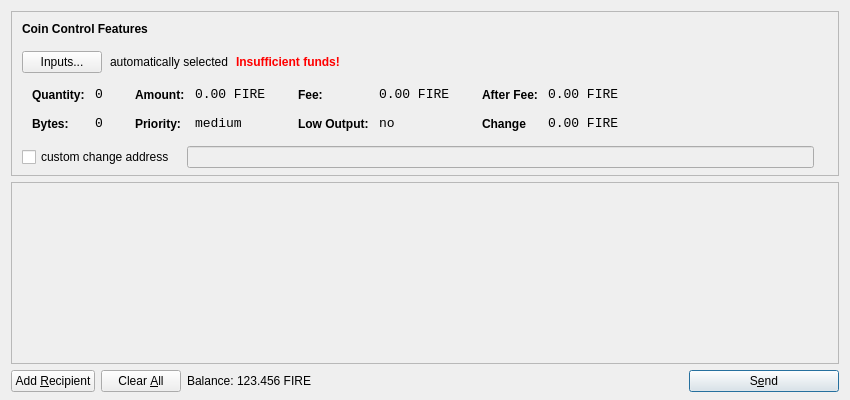
<?xml version="1.0" encoding="UTF-8"?>
<ui version="4.0">
 <class>SendCoinsDialog</class>
 <widget class="QDialog" name="SendCoinsDialog">
  <property name="geometry">
   <rect>
    <x>0</x>
    <y>0</y>
    <width>850</width>
    <height>400</height>
   </rect>
  </property>
  <property name="windowTitle">
   <string>Send Coins</string>
  </property>
  <layout class="QVBoxLayout" name="verticalLayout" stretch="0,1,0">
   <property name="bottomMargin">
    <number>8</number>
   </property>
   <item>
    <widget class="QFrame" name="frameCoinControl">
     <property name="sizePolicy">
      <sizepolicy hsizetype="Expanding" vsizetype="Expanding">
       <horstretch>0</horstretch>
       <verstretch>0</verstretch>
      </sizepolicy>
     </property>
     <property name="maximumSize">
      <size>
       <width>16777215</width>
       <height>16777215</height>
      </size>
     </property>
     <property name="frameShape">
      <enum>QFrame::StyledPanel</enum>
     </property>
     <property name="frameShadow">
      <enum>QFrame::Sunken</enum>
     </property>
     <layout class="QVBoxLayout" name="verticalLayoutCoinControl2">
      <property name="spacing">
       <number>-1</number>
      </property>
      <property name="leftMargin">
       <number>0</number>
      </property>
      <property name="topMargin">
       <number>0</number>
      </property>
      <property name="rightMargin">
       <number>0</number>
      </property>
      <property name="bottomMargin">
       <number>6</number>
      </property>
      <item>
       <layout class="QVBoxLayout" name="verticalLayoutCoinControl" stretch="0,0,0,0,1">
        <property name="spacing">
         <number>0</number>
        </property>
        <property name="leftMargin">
         <number>10</number>
        </property>
        <property name="topMargin">
         <number>10</number>
        </property>
        <item>
         <layout class="QHBoxLayout" name="horizontalLayoutCoinControl1">
          <property name="bottomMargin">
           <number>15</number>
          </property>
          <item>
           <widget class="QLabel" name="labelCoinControlFeatures">
            <property name="sizePolicy">
             <sizepolicy hsizetype="Preferred" vsizetype="Maximum">
              <horstretch>0</horstretch>
              <verstretch>0</verstretch>
             </sizepolicy>
            </property>
            <property name="font">
             <font>
              <weight>75</weight>
              <bold>true</bold>
             </font>
            </property>
            <property name="styleSheet">
             <string notr="true">font-weight:bold;</string>
            </property>
            <property name="text">
             <string>Coin Control Features</string>
            </property>
           </widget>
          </item>
         </layout>
        </item>
        <item>
         <layout class="QHBoxLayout" name="horizontalLayoutCoinControl2" stretch="0,0,0,0">
          <property name="spacing">
           <number>8</number>
          </property>
          <property name="bottomMargin">
           <number>10</number>
          </property>
          <item>
           <widget class="QPushButton" name="pushButtonCoinControl">
            <property name="styleSheet">
             <string notr="true"/>
            </property>
            <property name="text">
             <string>Inputs...</string>
            </property>
           </widget>
          </item>
          <item>
           <widget class="QLabel" name="labelCoinControlAutomaticallySelected">
            <property name="text">
             <string>automatically selected</string>
            </property>
            <property name="margin">
             <number>5</number>
            </property>
           </widget>
          </item>
          <item>
           <widget class="QLabel" name="labelCoinControlInsuffFunds">
            <property name="font">
             <font>
              <weight>75</weight>
              <bold>true</bold>
             </font>
            </property>
            <property name="styleSheet">
             <string notr="true">color:red;font-weight:bold;</string>
            </property>
            <property name="text">
             <string>Insufficient funds!</string>
            </property>
            <property name="margin">
             <number>5</number>
            </property>
           </widget>
          </item>
          <item>
           <spacer name="horizontalSpacerCoinControl">
            <property name="orientation">
             <enum>Qt::Horizontal</enum>
            </property>
            <property name="sizeHint" stdset="0">
             <size>
              <width>40</width>
              <height>1</height>
             </size>
            </property>
           </spacer>
          </item>
         </layout>
        </item>
        <item>
         <widget class="QWidget" name="widgetCoinControl" native="true">
          <property name="sizePolicy">
           <sizepolicy hsizetype="Preferred" vsizetype="Preferred">
            <horstretch>0</horstretch>
            <verstretch>0</verstretch>
           </sizepolicy>
          </property>
          <property name="minimumSize">
           <size>
            <width>0</width>
            <height>0</height>
           </size>
          </property>
          <property name="styleSheet">
           <string notr="true"/>
          </property>
          <layout class="QHBoxLayout" name="horizontalLayoutCoinControl5">
           <property name="margin">
            <number>0</number>
           </property>
           <item>
            <layout class="QHBoxLayout" name="horizontalLayoutCoinControl3" stretch="0,0,0,1">
             <property name="spacing">
              <number>20</number>
             </property>
             <property name="topMargin">
              <number>0</number>
             </property>
             <property name="bottomMargin">
              <number>10</number>
             </property>
             <item>
              <layout class="QFormLayout" name="formLayoutCoinControl1">
               <property name="horizontalSpacing">
                <number>10</number>
               </property>
               <property name="verticalSpacing">
                <number>14</number>
               </property>
               <property name="leftMargin">
                <number>10</number>
               </property>
               <property name="topMargin">
                <number>4</number>
               </property>
               <property name="rightMargin">
                <number>6</number>
               </property>
               <item row="0" column="0">
                <widget class="QLabel" name="labelCoinControlQuantityText">
                 <property name="styleSheet">
                  <string notr="true">font-weight:bold;</string>
                 </property>
                 <property name="text">
                  <string>Quantity:</string>
                 </property>
                 <property name="margin">
                  <number>0</number>
                 </property>
                </widget>
               </item>
               <item row="0" column="1">
                <widget class="QLabel" name="labelCoinControlQuantity">
                 <property name="font">
                  <font>
                   <family>Monospace</family>
                   <pointsize>10</pointsize>
                  </font>
                 </property>
                 <property name="cursor">
                  <cursorShape>IBeamCursor</cursorShape>
                 </property>
                 <property name="contextMenuPolicy">
                  <enum>Qt::ActionsContextMenu</enum>
                 </property>
                 <property name="text">
                  <string>0</string>
                 </property>
                 <property name="margin">
                  <number>0</number>
                 </property>
                 <property name="textInteractionFlags">
                  <set>Qt::LinksAccessibleByMouse|Qt::TextSelectableByKeyboard|Qt::TextSelectableByMouse</set>
                 </property>
                </widget>
               </item>
               <item row="1" column="0">
                <widget class="QLabel" name="labelCoinControlBytesText">
                 <property name="styleSheet">
                  <string notr="true">font-weight:bold;</string>
                 </property>
                 <property name="text">
                  <string>Bytes:</string>
                 </property>
                </widget>
               </item>
               <item row="1" column="1">
                <widget class="QLabel" name="labelCoinControlBytes">
                 <property name="font">
                  <font>
                   <family>Monospace</family>
                   <pointsize>10</pointsize>
                  </font>
                 </property>
                 <property name="cursor">
                  <cursorShape>IBeamCursor</cursorShape>
                 </property>
                 <property name="contextMenuPolicy">
                  <enum>Qt::ActionsContextMenu</enum>
                 </property>
                 <property name="text">
                  <string>0</string>
                 </property>
                 <property name="textInteractionFlags">
                  <set>Qt::LinksAccessibleByMouse|Qt::TextSelectableByKeyboard|Qt::TextSelectableByMouse</set>
                 </property>
                </widget>
               </item>
              </layout>
             </item>
             <item>
              <layout class="QFormLayout" name="formLayoutCoinControl2">
               <property name="horizontalSpacing">
                <number>10</number>
               </property>
               <property name="verticalSpacing">
                <number>14</number>
               </property>
               <property name="leftMargin">
                <number>6</number>
               </property>
               <property name="topMargin">
                <number>4</number>
               </property>
               <property name="rightMargin">
                <number>6</number>
               </property>
               <item row="0" column="0">
                <widget class="QLabel" name="labelCoinControlAmountText">
                 <property name="styleSheet">
                  <string notr="true">font-weight:bold;</string>
                 </property>
                 <property name="text">
                  <string>Amount:</string>
                 </property>
                 <property name="margin">
                  <number>0</number>
                 </property>
                </widget>
               </item>
               <item row="0" column="1">
                <widget class="QLabel" name="labelCoinControlAmount">
                 <property name="font">
                  <font>
                   <family>Monospace</family>
                   <pointsize>10</pointsize>
                  </font>
                 </property>
                 <property name="cursor">
                  <cursorShape>IBeamCursor</cursorShape>
                 </property>
                 <property name="contextMenuPolicy">
                  <enum>Qt::ActionsContextMenu</enum>
                 </property>
                 <property name="text">
                  <string>0.00 FIRE</string>
                 </property>
                 <property name="textInteractionFlags">
                  <set>Qt::LinksAccessibleByMouse|Qt::TextSelectableByKeyboard|Qt::TextSelectableByMouse</set>
                 </property>
                </widget>
               </item>
               <item row="1" column="0">
                <widget class="QLabel" name="labelCoinControlPriorityText">
                 <property name="styleSheet">
                  <string notr="true">font-weight:bold;</string>
                 </property>
                 <property name="text">
                  <string>Priority:</string>
                 </property>
                </widget>
               </item>
               <item row="1" column="1">
                <widget class="QLabel" name="labelCoinControlPriority">
                 <property name="font">
                  <font>
                   <family>Monospace</family>
                   <pointsize>10</pointsize>
                  </font>
                 </property>
                 <property name="cursor">
                  <cursorShape>IBeamCursor</cursorShape>
                 </property>
                 <property name="contextMenuPolicy">
                  <enum>Qt::ActionsContextMenu</enum>
                 </property>
                 <property name="text">
                  <string>medium</string>
                 </property>
                 <property name="textInteractionFlags">
                  <set>Qt::LinksAccessibleByMouse|Qt::TextSelectableByKeyboard|Qt::TextSelectableByMouse</set>
                 </property>
                </widget>
               </item>
              </layout>
             </item>
             <item>
              <layout class="QFormLayout" name="formLayoutCoinControl3">
               <property name="horizontalSpacing">
                <number>10</number>
               </property>
               <property name="verticalSpacing">
                <number>14</number>
               </property>
               <property name="leftMargin">
                <number>6</number>
               </property>
               <property name="topMargin">
                <number>4</number>
               </property>
               <property name="rightMargin">
                <number>6</number>
               </property>
               <item row="0" column="0">
                <widget class="QLabel" name="labelCoinControlFeeText">
                 <property name="styleSheet">
                  <string notr="true">font-weight:bold;</string>
                 </property>
                 <property name="text">
                  <string>Fee:</string>
                 </property>
                 <property name="margin">
                  <number>0</number>
                 </property>
                </widget>
               </item>
               <item row="0" column="1">
                <widget class="QLabel" name="labelCoinControlFee">
                 <property name="font">
                  <font>
                   <family>Monospace</family>
                   <pointsize>10</pointsize>
                  </font>
                 </property>
                 <property name="cursor">
                  <cursorShape>IBeamCursor</cursorShape>
                 </property>
                 <property name="contextMenuPolicy">
                  <enum>Qt::ActionsContextMenu</enum>
                 </property>
                 <property name="text">
                  <string>0.00 FIRE</string>
                 </property>
                 <property name="textInteractionFlags">
                  <set>Qt::LinksAccessibleByMouse|Qt::TextSelectableByKeyboard|Qt::TextSelectableByMouse</set>
                 </property>
                </widget>
               </item>
               <item row="1" column="0">
                <widget class="QLabel" name="labelCoinControlLowOutputText">
                 <property name="styleSheet">
                  <string notr="true">font-weight:bold;</string>
                 </property>
                 <property name="text">
                  <string>Low Output:</string>
                 </property>
                </widget>
               </item>
               <item row="1" column="1">
                <widget class="QLabel" name="labelCoinControlLowOutput">
                 <property name="font">
                  <font>
                   <family>Monospace</family>
                   <pointsize>10</pointsize>
                  </font>
                 </property>
                 <property name="cursor">
                  <cursorShape>IBeamCursor</cursorShape>
                 </property>
                 <property name="contextMenuPolicy">
                  <enum>Qt::ActionsContextMenu</enum>
                 </property>
                 <property name="text">
                  <string>no</string>
                 </property>
                 <property name="textInteractionFlags">
                  <set>Qt::LinksAccessibleByMouse|Qt::TextSelectableByKeyboard|Qt::TextSelectableByMouse</set>
                 </property>
                </widget>
               </item>
              </layout>
             </item>
             <item>
              <layout class="QFormLayout" name="formLayoutCoinControl4">
               <property name="horizontalSpacing">
                <number>10</number>
               </property>
               <property name="verticalSpacing">
                <number>14</number>
               </property>
               <property name="leftMargin">
                <number>6</number>
               </property>
               <property name="topMargin">
                <number>4</number>
               </property>
               <property name="rightMargin">
                <number>6</number>
               </property>
               <item row="0" column="0">
                <widget class="QLabel" name="labelCoinControlAfterFeeText">
                 <property name="styleSheet">
                  <string notr="true">font-weight:bold;</string>
                 </property>
                 <property name="text">
                  <string>After Fee:</string>
                 </property>
                 <property name="margin">
                  <number>0</number>
                 </property>
                </widget>
               </item>
               <item row="0" column="1">
                <widget class="QLabel" name="labelCoinControlAfterFee">
                 <property name="font">
                  <font>
                   <family>Monospace</family>
                   <pointsize>10</pointsize>
                  </font>
                 </property>
                 <property name="cursor">
                  <cursorShape>IBeamCursor</cursorShape>
                 </property>
                 <property name="contextMenuPolicy">
                  <enum>Qt::ActionsContextMenu</enum>
                 </property>
                 <property name="text">
                  <string>0.00 FIRE</string>
                 </property>
                 <property name="textInteractionFlags">
                  <set>Qt::LinksAccessibleByMouse|Qt::TextSelectableByKeyboard|Qt::TextSelectableByMouse</set>
                 </property>
                </widget>
               </item>
               <item row="1" column="0">
                <widget class="QLabel" name="labelCoinControlChangeText">
                 <property name="styleSheet">
                  <string notr="true">font-weight:bold;</string>
                 </property>
                 <property name="text">
                  <string>Change</string>
                 </property>
                </widget>
               </item>
               <item row="1" column="1">
                <widget class="QLabel" name="labelCoinControlChange">
                 <property name="font">
                  <font>
                   <family>Monospace</family>
                   <pointsize>10</pointsize>
                  </font>
                 </property>
                 <property name="cursor">
                  <cursorShape>IBeamCursor</cursorShape>
                 </property>
                 <property name="contextMenuPolicy">
                  <enum>Qt::ActionsContextMenu</enum>
                 </property>
                 <property name="text">
                  <string>0.00 FIRE</string>
                 </property>
                 <property name="textInteractionFlags">
                  <set>Qt::LinksAccessibleByMouse|Qt::TextSelectableByKeyboard|Qt::TextSelectableByMouse</set>
                 </property>
                </widget>
               </item>
              </layout>
             </item>
            </layout>
           </item>
          </layout>
         </widget>
        </item>
        <item>
         <layout class="QHBoxLayout" name="horizontalLayoutCoinControl4" stretch="0,0,0">
          <property name="spacing">
           <number>12</number>
          </property>
          <property name="sizeConstraint">
           <enum>QLayout::SetDefaultConstraint</enum>
          </property>
          <property name="topMargin">
           <number>5</number>
          </property>
          <property name="rightMargin">
           <number>5</number>
          </property>
          <item>
           <widget class="QCheckBox" name="checkBoxCoinControlChange">
            <property name="text">
             <string>custom change address</string>
            </property>
           </widget>
          </item>
          <item>
           <widget class="QLineEdit" name="lineEditCoinControlChange">
            <property name="enabled">
             <bool>false</bool>
            </property>
            <property name="sizePolicy">
             <sizepolicy hsizetype="Expanding" vsizetype="Fixed">
              <horstretch>0</horstretch>
              <verstretch>0</verstretch>
             </sizepolicy>
            </property>
           </widget>
          </item>
          <item>
           <widget class="QLabel" name="labelCoinControlChangeLabel">
            <property name="sizePolicy">
             <sizepolicy hsizetype="Preferred" vsizetype="Expanding">
              <horstretch>0</horstretch>
              <verstretch>0</verstretch>
             </sizepolicy>
            </property>
            <property name="minimumSize">
             <size>
              <width>0</width>
              <height>0</height>
             </size>
            </property>
            <property name="text">
             <string/>
            </property>
            <property name="margin">
             <number>3</number>
            </property>
           </widget>
          </item>
         </layout>
        </item>
        <item>
         <spacer name="verticalSpacerCoinControl">
          <property name="orientation">
           <enum>Qt::Vertical</enum>
          </property>
          <property name="sizeHint" stdset="0">
           <size>
            <width>800</width>
            <height>1</height>
           </size>
          </property>
         </spacer>
        </item>
       </layout>
      </item>
     </layout>
    </widget>
   </item>
   <item>
    <widget class="QScrollArea" name="scrollArea">
     <property name="widgetResizable">
      <bool>true</bool>
     </property>
     <widget class="QWidget" name="scrollAreaWidgetContents">
      <property name="geometry">
       <rect>
        <x>0</x>
        <y>0</y>
        <width>830</width>
        <height>165</height>
       </rect>
      </property>
      <layout class="QVBoxLayout" name="verticalLayout_2">
       <property name="margin">
        <number>0</number>
       </property>
       <item>
        <layout class="QVBoxLayout" name="entries">
         <property name="spacing">
          <number>6</number>
         </property>
        </layout>
       </item>
       <item>
        <spacer name="verticalSpacer">
         <property name="orientation">
          <enum>Qt::Vertical</enum>
         </property>
         <property name="sizeHint" stdset="0">
          <size>
           <width>20</width>
           <height>40</height>
          </size>
         </property>
        </spacer>
       </item>
      </layout>
     </widget>
    </widget>
   </item>
   <item>
    <layout class="QHBoxLayout" name="horizontalLayout">
     <item>
      <widget class="QPushButton" name="addButton">
       <property name="toolTip">
        <string>Send to multiple recipients at once</string>
       </property>
       <property name="text">
        <string>Add &amp;Recipient</string>
       </property>
       <property name="icon">
        <iconset resource="../bitcoin.qrc">
         <normaloff>:/icons/add</normaloff>:/icons/add</iconset>
       </property>
       <property name="autoDefault">
        <bool>false</bool>
       </property>
      </widget>
     </item>
     <item>
      <widget class="QPushButton" name="clearButton">
       <property name="sizePolicy">
        <sizepolicy hsizetype="Minimum" vsizetype="Fixed">
         <horstretch>0</horstretch>
         <verstretch>0</verstretch>
        </sizepolicy>
       </property>
       <property name="toolTip">
        <string>Remove all transaction fields</string>
       </property>
       <property name="text">
        <string>Clear &amp;All</string>
       </property>
       <property name="icon">
        <iconset resource="../bitcoin.qrc">
         <normaloff>:/icons/remove</normaloff>:/icons/remove</iconset>
       </property>
       <property name="autoRepeatDelay">
        <number>300</number>
       </property>
       <property name="autoDefault">
        <bool>false</bool>
       </property>
      </widget>
     </item>
     <item>
      <layout class="QHBoxLayout" name="horizontalLayout_2">
       <property name="spacing">
        <number>3</number>
       </property>
       <item>
        <widget class="QLabel" name="label">
         <property name="sizePolicy">
          <sizepolicy hsizetype="Preferred" vsizetype="Fixed">
           <horstretch>0</horstretch>
           <verstretch>0</verstretch>
          </sizepolicy>
         </property>
         <property name="text">
          <string>Balance:</string>
         </property>
        </widget>
       </item>
       <item>
        <widget class="QLabel" name="labelBalance">
         <property name="sizePolicy">
          <sizepolicy hsizetype="Preferred" vsizetype="Fixed">
           <horstretch>0</horstretch>
           <verstretch>0</verstretch>
          </sizepolicy>
         </property>
         <property name="cursor">
          <cursorShape>IBeamCursor</cursorShape>
         </property>
         <property name="text">
          <string>123.456 FIRE</string>
         </property>
         <property name="textInteractionFlags">
          <set>Qt::LinksAccessibleByMouse|Qt::TextSelectableByKeyboard|Qt::TextSelectableByMouse</set>
         </property>
        </widget>
       </item>
      </layout>
     </item>
     <item>
      <spacer name="horizontalSpacer">
       <property name="orientation">
        <enum>Qt::Horizontal</enum>
       </property>
       <property name="sizeHint" stdset="0">
        <size>
         <width>40</width>
         <height>20</height>
        </size>
       </property>
      </spacer>
     </item>
     <item>
      <widget class="QPushButton" name="sendButton">
       <property name="minimumSize">
        <size>
         <width>150</width>
         <height>0</height>
        </size>
       </property>
       <property name="toolTip">
        <string>Confirm the send action</string>
       </property>
       <property name="text">
        <string>S&amp;end</string>
       </property>
       <property name="icon">
        <iconset resource="../bitcoin.qrc">
         <normaloff>:/icons/send</normaloff>:/icons/send</iconset>
       </property>
       <property name="default">
        <bool>true</bool>
       </property>
      </widget>
     </item>
    </layout>
   </item>
  </layout>
 </widget>
 <resources>
  <include location="../bitcoin.qrc"/>
 </resources>
 <connections/>
</ui>
